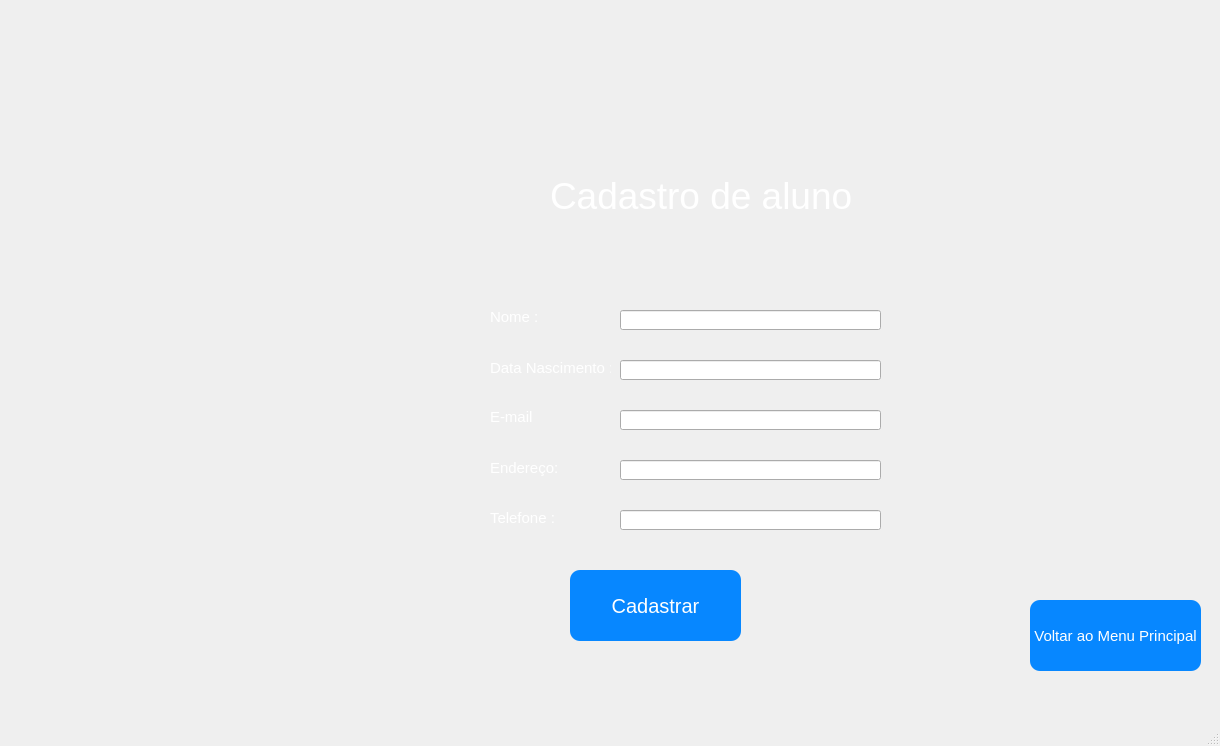
<?xml version="1.0" encoding="UTF-8"?>
<ui version="4.0">
 <class>MainWindow</class>
 <widget class="QMainWindow" name="MainWindow">
  <property name="geometry">
   <rect>
    <x>0</x>
    <y>0</y>
    <width>1220</width>
    <height>746</height>
   </rect>
  </property>
  <property name="windowTitle">
   <string>MainWindow</string>
  </property>
  <widget class="QWidget" name="centralwidget">
   <widget class="QLabel" name="label">
    <property name="geometry">
     <rect>
      <x>0</x>
      <y>-10</y>
      <width>1221</width>
      <height>711</height>
     </rect>
    </property>
    <property name="text">
     <string/>
    </property>
    <property name="pixmap">
     <pixmap>../Imagens/5052425-abstrato-fundo-amarelo-e-azul-vetor.jpg</pixmap>
    </property>
    <property name="scaledContents">
     <bool>true</bool>
    </property>
   </widget>
   <widget class="QLabel" name="label_2">
    <property name="geometry">
     <rect>
      <x>0</x>
      <y>0</y>
      <width>481</width>
      <height>241</height>
     </rect>
    </property>
    <property name="text">
     <string/>
    </property>
    <property name="pixmap">
     <pixmap>../Imagens/Logo_Senac_COR.png</pixmap>
    </property>
    <property name="scaledContents">
     <bool>true</bool>
    </property>
   </widget>
   <widget class="QPushButton" name="chamada">
    <property name="geometry">
     <rect>
      <x>570</x>
      <y>570</y>
      <width>171</width>
      <height>71</height>
     </rect>
    </property>
    <property name="font">
     <font>
      <pointsize>15</pointsize>
     </font>
    </property>
    <property name="styleSheet">
     <string notr="true">background-color:#0787ff;
color:#ffffff;
border-radius:10px;
</string>
    </property>
    <property name="text">
     <string>Cadastrar</string>
    </property>
   </widget>
   <widget class="QLineEdit" name="lineEdit">
    <property name="geometry">
     <rect>
      <x>620</x>
      <y>310</y>
      <width>261</width>
      <height>20</height>
     </rect>
    </property>
   </widget>
   <widget class="QLabel" name="label_3">
    <property name="geometry">
     <rect>
      <x>550</x>
      <y>170</y>
      <width>321</width>
      <height>51</height>
     </rect>
    </property>
    <property name="font">
     <font>
      <pointsize>28</pointsize>
     </font>
    </property>
    <property name="styleSheet">
     <string notr="true">color:#ffffff;</string>
    </property>
    <property name="text">
     <string>Cadastro de aluno </string>
    </property>
   </widget>
   <widget class="QLabel" name="label_4">
    <property name="geometry">
     <rect>
      <x>490</x>
      <y>310</y>
      <width>47</width>
      <height>13</height>
     </rect>
    </property>
    <property name="font">
     <font>
      <pointsize>11</pointsize>
     </font>
    </property>
    <property name="styleSheet">
     <string notr="true">color:#ffffff</string>
    </property>
    <property name="text">
     <string>Nome :</string>
    </property>
   </widget>
   <widget class="QLabel" name="label_5">
    <property name="geometry">
     <rect>
      <x>490</x>
      <y>360</y>
      <width>121</width>
      <height>16</height>
     </rect>
    </property>
    <property name="font">
     <font>
      <pointsize>11</pointsize>
     </font>
    </property>
    <property name="styleSheet">
     <string notr="true">color:#ffffff</string>
    </property>
    <property name="text">
     <string>Data Nascimento :</string>
    </property>
   </widget>
   <widget class="QLabel" name="label_6">
    <property name="geometry">
     <rect>
      <x>490</x>
      <y>410</y>
      <width>47</width>
      <height>13</height>
     </rect>
    </property>
    <property name="font">
     <font>
      <pointsize>11</pointsize>
     </font>
    </property>
    <property name="styleSheet">
     <string notr="true">color:#ffffff</string>
    </property>
    <property name="text">
     <string>E-mail :</string>
    </property>
   </widget>
   <widget class="QLabel" name="label_7">
    <property name="geometry">
     <rect>
      <x>490</x>
      <y>460</y>
      <width>71</width>
      <height>16</height>
     </rect>
    </property>
    <property name="font">
     <font>
      <pointsize>11</pointsize>
     </font>
    </property>
    <property name="styleSheet">
     <string notr="true">color:#ffffff</string>
    </property>
    <property name="text">
     <string>Endereço:</string>
    </property>
   </widget>
   <widget class="QLabel" name="label_8">
    <property name="geometry">
     <rect>
      <x>490</x>
      <y>510</y>
      <width>71</width>
      <height>16</height>
     </rect>
    </property>
    <property name="font">
     <font>
      <pointsize>11</pointsize>
     </font>
    </property>
    <property name="styleSheet">
     <string notr="true">color:#ffffff</string>
    </property>
    <property name="text">
     <string>Telefone :</string>
    </property>
   </widget>
   <widget class="QLineEdit" name="lineEdit_2">
    <property name="geometry">
     <rect>
      <x>620</x>
      <y>360</y>
      <width>261</width>
      <height>20</height>
     </rect>
    </property>
   </widget>
   <widget class="QLineEdit" name="lineEdit_3">
    <property name="geometry">
     <rect>
      <x>620</x>
      <y>410</y>
      <width>261</width>
      <height>20</height>
     </rect>
    </property>
   </widget>
   <widget class="QLineEdit" name="lineEdit_4">
    <property name="geometry">
     <rect>
      <x>620</x>
      <y>460</y>
      <width>261</width>
      <height>20</height>
     </rect>
    </property>
   </widget>
   <widget class="QLineEdit" name="lineEdit_5">
    <property name="geometry">
     <rect>
      <x>620</x>
      <y>510</y>
      <width>261</width>
      <height>20</height>
     </rect>
    </property>
   </widget>
   <widget class="QPushButton" name="voltar">
    <property name="geometry">
     <rect>
      <x>1030</x>
      <y>600</y>
      <width>171</width>
      <height>71</height>
     </rect>
    </property>
    <property name="font">
     <font>
      <pointsize>11</pointsize>
     </font>
    </property>
    <property name="styleSheet">
     <string notr="true">background-color:#0787ff;
color:#ffffff;
border-radius:10px;
</string>
    </property>
    <property name="text">
     <string>Voltar ao Menu Principal</string>
    </property>
   </widget>
  </widget>
  <widget class="QMenuBar" name="menubar">
   <property name="geometry">
    <rect>
     <x>0</x>
     <y>0</y>
     <width>1220</width>
     <height>21</height>
    </rect>
   </property>
  </widget>
  <widget class="QStatusBar" name="statusbar"/>
 </widget>
 <resources/>
 <connections/>
</ui>
